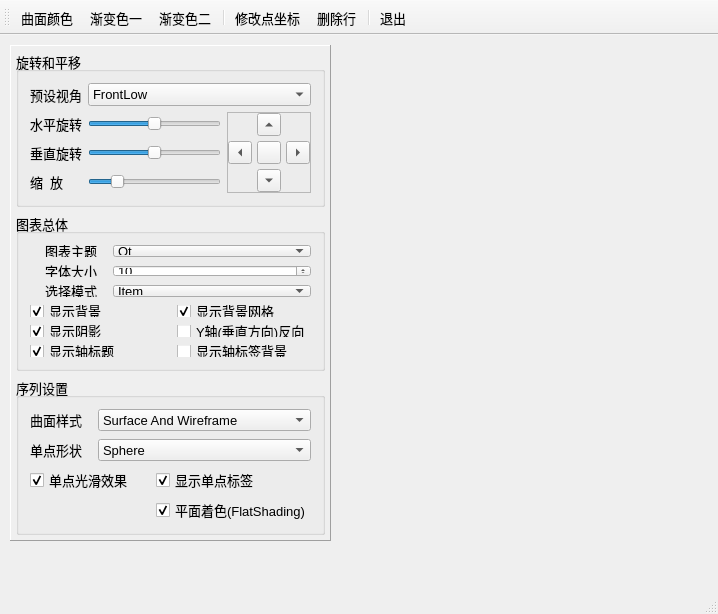
<?xml version="1.0" encoding="UTF-8"?>
<ui version="4.0">
 <class>MainWindow</class>
 <widget class="QMainWindow" name="MainWindow">
  <property name="geometry">
   <rect>
    <x>0</x>
    <y>0</y>
    <width>718</width>
    <height>614</height>
   </rect>
  </property>
  <property name="font">
   <font>
    <pointsize>10</pointsize>
   </font>
  </property>
  <property name="windowTitle">
   <string>Q3DSurface绘图</string>
  </property>
  <widget class="QWidget" name="centralWidget">
   <widget class="QFrame" name="frameSetup">
    <property name="geometry">
     <rect>
      <x>10</x>
      <y>10</y>
      <width>321</width>
      <height>496</height>
     </rect>
    </property>
    <property name="frameShape">
     <enum>QFrame::Panel</enum>
    </property>
    <property name="frameShadow">
     <enum>QFrame::Raised</enum>
    </property>
    <layout class="QVBoxLayout" name="verticalLayout">
     <property name="leftMargin">
      <number>5</number>
     </property>
     <property name="topMargin">
      <number>5</number>
     </property>
     <property name="rightMargin">
      <number>5</number>
     </property>
     <property name="bottomMargin">
      <number>5</number>
     </property>
     <item>
      <widget class="QGroupBox" name="groupBox_2">
       <property name="title">
        <string>旋转和平移</string>
       </property>
       <layout class="QGridLayout" name="gridLayout">
        <item row="0" column="0">
         <widget class="QLabel" name="label_6">
          <property name="text">
           <string>预设视角</string>
          </property>
          <property name="buddy">
           <cstring>comboCamera</cstring>
          </property>
         </widget>
        </item>
        <item row="0" column="1" colspan="2">
         <widget class="QComboBox" name="comboCamera">
          <property name="currentIndex">
           <number>0</number>
          </property>
          <item>
           <property name="text">
            <string>FrontLow</string>
           </property>
          </item>
          <item>
           <property name="text">
            <string>Front</string>
           </property>
          </item>
          <item>
           <property name="text">
            <string>FrontHigh</string>
           </property>
          </item>
          <item>
           <property name="text">
            <string>LeftLow</string>
           </property>
          </item>
          <item>
           <property name="text">
            <string>Left</string>
           </property>
          </item>
          <item>
           <property name="text">
            <string>LeftHigh</string>
           </property>
          </item>
          <item>
           <property name="text">
            <string>RightLow</string>
           </property>
          </item>
          <item>
           <property name="text">
            <string>Right</string>
           </property>
          </item>
          <item>
           <property name="text">
            <string>RightHigh</string>
           </property>
          </item>
          <item>
           <property name="text">
            <string>BehindLow</string>
           </property>
          </item>
          <item>
           <property name="text">
            <string>Behind</string>
           </property>
          </item>
          <item>
           <property name="text">
            <string>BehindHigh</string>
           </property>
          </item>
          <item>
           <property name="text">
            <string>IsometricLeft</string>
           </property>
          </item>
          <item>
           <property name="text">
            <string>IsometricLeftHigh</string>
           </property>
          </item>
          <item>
           <property name="text">
            <string>IsometricRight</string>
           </property>
          </item>
          <item>
           <property name="text">
            <string>IsometricRightHigh</string>
           </property>
          </item>
          <item>
           <property name="text">
            <string>DirectlyAbove</string>
           </property>
          </item>
          <item>
           <property name="text">
            <string>DirectlyAboveCW45</string>
           </property>
          </item>
          <item>
           <property name="text">
            <string>DirectlyAboveCCW45</string>
           </property>
          </item>
          <item>
           <property name="text">
            <string>FrontBelow</string>
           </property>
          </item>
          <item>
           <property name="text">
            <string>LeftBelow</string>
           </property>
          </item>
          <item>
           <property name="text">
            <string>RightBelow</string>
           </property>
          </item>
          <item>
           <property name="text">
            <string>BehindBelow</string>
           </property>
          </item>
          <item>
           <property name="text">
            <string>DirectlyBelow</string>
           </property>
          </item>
         </widget>
        </item>
        <item row="1" column="0">
         <widget class="QLabel" name="label_7">
          <property name="text">
           <string>水平旋转</string>
          </property>
          <property name="buddy">
           <cstring>sliderH</cstring>
          </property>
         </widget>
        </item>
        <item row="1" column="1">
         <widget class="QSlider" name="sliderH">
          <property name="minimum">
           <number>-180</number>
          </property>
          <property name="maximum">
           <number>180</number>
          </property>
          <property name="orientation">
           <enum>Qt::Horizontal</enum>
          </property>
         </widget>
        </item>
        <item row="1" column="2" rowspan="3">
         <widget class="QFrame" name="frame">
          <property name="frameShape">
           <enum>QFrame::StyledPanel</enum>
          </property>
          <property name="frameShadow">
           <enum>QFrame::Raised</enum>
          </property>
          <layout class="QGridLayout" name="gridLayout_4">
           <property name="leftMargin">
            <number>0</number>
           </property>
           <property name="topMargin">
            <number>0</number>
           </property>
           <property name="rightMargin">
            <number>0</number>
           </property>
           <property name="bottomMargin">
            <number>0</number>
           </property>
           <property name="spacing">
            <number>5</number>
           </property>
           <item row="0" column="1">
            <widget class="QToolButton" name="btnMoveUp">
             <property name="text">
              <string/>
             </property>
             <property name="arrowType">
              <enum>Qt::UpArrow</enum>
             </property>
            </widget>
           </item>
           <item row="1" column="0">
            <widget class="QToolButton" name="btnMoveLeft">
             <property name="text">
              <string/>
             </property>
             <property name="arrowType">
              <enum>Qt::LeftArrow</enum>
             </property>
            </widget>
           </item>
           <item row="1" column="2">
            <widget class="QToolButton" name="btnMoveRight">
             <property name="text">
              <string/>
             </property>
             <property name="arrowType">
              <enum>Qt::RightArrow</enum>
             </property>
            </widget>
           </item>
           <item row="2" column="1">
            <widget class="QToolButton" name="btnMoveDown">
             <property name="text">
              <string/>
             </property>
             <property name="arrowType">
              <enum>Qt::DownArrow</enum>
             </property>
            </widget>
           </item>
           <item row="1" column="1">
            <widget class="QToolButton" name="btnResetCamera">
             <property name="toolTip">
              <string>复位到FrontHigh视角</string>
             </property>
             <property name="text">
              <string/>
             </property>
             <property name="icon">
              <iconset resource="res.qrc">
               <normaloff>:/icons/images/326.bmp</normaloff>:/icons/images/326.bmp</iconset>
             </property>
            </widget>
           </item>
          </layout>
         </widget>
        </item>
        <item row="2" column="0">
         <widget class="QLabel" name="label_8">
          <property name="text">
           <string>垂直旋转</string>
          </property>
          <property name="buddy">
           <cstring>sliderV</cstring>
          </property>
         </widget>
        </item>
        <item row="2" column="1">
         <widget class="QSlider" name="sliderV">
          <property name="minimum">
           <number>-180</number>
          </property>
          <property name="maximum">
           <number>180</number>
          </property>
          <property name="orientation">
           <enum>Qt::Horizontal</enum>
          </property>
         </widget>
        </item>
        <item row="3" column="0">
         <widget class="QLabel" name="label_12">
          <property name="text">
           <string>缩  放</string>
          </property>
         </widget>
        </item>
        <item row="3" column="1">
         <widget class="QSlider" name="sliderZoom">
          <property name="minimum">
           <number>10</number>
          </property>
          <property name="maximum">
           <number>500</number>
          </property>
          <property name="value">
           <number>100</number>
          </property>
          <property name="orientation">
           <enum>Qt::Horizontal</enum>
          </property>
         </widget>
        </item>
       </layout>
      </widget>
     </item>
     <item>
      <widget class="QGroupBox" name="groupBox_3">
       <property name="title">
        <string>图表总体</string>
       </property>
       <layout class="QGridLayout" name="gridLayout_3">
        <property name="verticalSpacing">
         <number>8</number>
        </property>
        <item row="0" column="0">
         <widget class="QLabel" name="label">
          <property name="text">
           <string>图表主题</string>
          </property>
          <property name="alignment">
           <set>Qt::AlignRight|Qt::AlignTrailing|Qt::AlignVCenter</set>
          </property>
          <property name="indent">
           <number>10</number>
          </property>
          <property name="buddy">
           <cstring>cBoxTheme</cstring>
          </property>
         </widget>
        </item>
        <item row="0" column="1" colspan="2">
         <widget class="QComboBox" name="cBoxTheme">
          <item>
           <property name="text">
            <string>Qt</string>
           </property>
          </item>
          <item>
           <property name="text">
            <string>Primary Colors</string>
           </property>
          </item>
          <item>
           <property name="text">
            <string>Digia</string>
           </property>
          </item>
          <item>
           <property name="text">
            <string>StoneMoss</string>
           </property>
          </item>
          <item>
           <property name="text">
            <string>ArmyBlue</string>
           </property>
          </item>
          <item>
           <property name="text">
            <string>Retro</string>
           </property>
          </item>
          <item>
           <property name="text">
            <string>Ebony</string>
           </property>
          </item>
          <item>
           <property name="text">
            <string>Isabelle</string>
           </property>
          </item>
         </widget>
        </item>
        <item row="1" column="0">
         <widget class="QLabel" name="label_4">
          <property name="text">
           <string>字体大小</string>
          </property>
          <property name="alignment">
           <set>Qt::AlignRight|Qt::AlignTrailing|Qt::AlignVCenter</set>
          </property>
          <property name="indent">
           <number>10</number>
          </property>
          <property name="buddy">
           <cstring>spinFontSize</cstring>
          </property>
         </widget>
        </item>
        <item row="1" column="1" colspan="2">
         <widget class="QSpinBox" name="spinFontSize">
          <property name="minimum">
           <number>5</number>
          </property>
          <property name="value">
           <number>10</number>
          </property>
         </widget>
        </item>
        <item row="3" column="0">
         <widget class="QCheckBox" name="chkBoxBackground">
          <property name="text">
           <string>显示背景</string>
          </property>
          <property name="checked">
           <bool>true</bool>
          </property>
         </widget>
        </item>
        <item row="3" column="2">
         <widget class="QCheckBox" name="chkBoxGrid">
          <property name="text">
           <string>显示背景网格</string>
          </property>
          <property name="checked">
           <bool>true</bool>
          </property>
         </widget>
        </item>
        <item row="4" column="0">
         <widget class="QCheckBox" name="chkBoxShadow">
          <property name="text">
           <string>显示阴影</string>
          </property>
          <property name="checked">
           <bool>true</bool>
          </property>
         </widget>
        </item>
        <item row="5" column="0" colspan="2">
         <widget class="QCheckBox" name="chkBoxAxisTitle">
          <property name="text">
           <string>显示轴标题</string>
          </property>
          <property name="checked">
           <bool>true</bool>
          </property>
         </widget>
        </item>
        <item row="4" column="2">
         <widget class="QCheckBox" name="chkBoxReverse">
          <property name="text">
           <string>Y轴(垂直方向)反向</string>
          </property>
         </widget>
        </item>
        <item row="5" column="2">
         <widget class="QCheckBox" name="chkBoxAxisBackground">
          <property name="text">
           <string>显示轴标签背景</string>
          </property>
         </widget>
        </item>
        <item row="2" column="0">
         <widget class="QLabel" name="label_3">
          <property name="text">
           <string>选择模式</string>
          </property>
          <property name="alignment">
           <set>Qt::AlignRight|Qt::AlignTrailing|Qt::AlignVCenter</set>
          </property>
          <property name="indent">
           <number>10</number>
          </property>
         </widget>
        </item>
        <item row="2" column="1" colspan="2">
         <widget class="QComboBox" name="cBoxSelectionMode">
          <property name="currentIndex">
           <number>1</number>
          </property>
          <item>
           <property name="text">
            <string>None</string>
           </property>
          </item>
          <item>
           <property name="text">
            <string>Item</string>
           </property>
          </item>
          <item>
           <property name="text">
            <string>Row</string>
           </property>
          </item>
          <item>
           <property name="text">
            <string>Item And Row</string>
           </property>
          </item>
          <item>
           <property name="text">
            <string>Column</string>
           </property>
          </item>
          <item>
           <property name="text">
            <string>Item And Column</string>
           </property>
          </item>
          <item>
           <property name="text">
            <string>Row And Column</string>
           </property>
          </item>
          <item>
           <property name="text">
            <string>Item Row And Column</string>
           </property>
          </item>
          <item>
           <property name="text">
            <string>Row Slice</string>
           </property>
          </item>
          <item>
           <property name="text">
            <string>Column Slice</string>
           </property>
          </item>
         </widget>
        </item>
       </layout>
      </widget>
     </item>
     <item>
      <widget class="QGroupBox" name="groupBox_4">
       <property name="title">
        <string>序列设置</string>
       </property>
       <layout class="QGridLayout" name="gridLayout_2">
        <property name="verticalSpacing">
         <number>8</number>
        </property>
        <item row="0" column="0">
         <widget class="QLabel" name="label_5">
          <property name="text">
           <string>曲面样式</string>
          </property>
          <property name="alignment">
           <set>Qt::AlignRight|Qt::AlignTrailing|Qt::AlignVCenter</set>
          </property>
          <property name="indent">
           <number>10</number>
          </property>
         </widget>
        </item>
        <item row="0" column="1" colspan="2">
         <widget class="QComboBox" name="comboDrawMode">
          <property name="currentIndex">
           <number>2</number>
          </property>
          <item>
           <property name="text">
            <string>Wireframe</string>
           </property>
          </item>
          <item>
           <property name="text">
            <string>Surface</string>
           </property>
          </item>
          <item>
           <property name="text">
            <string>Surface And Wireframe</string>
           </property>
          </item>
         </widget>
        </item>
        <item row="1" column="0">
         <widget class="QLabel" name="label_2">
          <property name="text">
           <string>单点形状</string>
          </property>
          <property name="alignment">
           <set>Qt::AlignRight|Qt::AlignTrailing|Qt::AlignVCenter</set>
          </property>
          <property name="indent">
           <number>10</number>
          </property>
          <property name="buddy">
           <cstring>cBoxBarStyle</cstring>
          </property>
         </widget>
        </item>
        <item row="1" column="1" colspan="2">
         <widget class="QComboBox" name="cBoxBarStyle">
          <property name="currentIndex">
           <number>7</number>
          </property>
          <item>
           <property name="text">
            <string>Bar</string>
           </property>
          </item>
          <item>
           <property name="text">
            <string>Cube</string>
           </property>
          </item>
          <item>
           <property name="text">
            <string>Pyramid</string>
           </property>
          </item>
          <item>
           <property name="text">
            <string>Cone</string>
           </property>
          </item>
          <item>
           <property name="text">
            <string>Cylinder</string>
           </property>
          </item>
          <item>
           <property name="text">
            <string>BevelBar</string>
           </property>
          </item>
          <item>
           <property name="text">
            <string>BevelCube</string>
           </property>
          </item>
          <item>
           <property name="text">
            <string>Sphere</string>
           </property>
          </item>
          <item>
           <property name="text">
            <string>Minimal</string>
           </property>
          </item>
          <item>
           <property name="text">
            <string>Arrow</string>
           </property>
          </item>
          <item>
           <property name="text">
            <string>Point</string>
           </property>
          </item>
         </widget>
        </item>
        <item row="3" column="0" colspan="2">
         <widget class="QCheckBox" name="chkBoxSmooth">
          <property name="text">
           <string>单点光滑效果</string>
          </property>
          <property name="checked">
           <bool>true</bool>
          </property>
         </widget>
        </item>
        <item row="3" column="2">
         <widget class="QCheckBox" name="chkBoxItemLabel">
          <property name="text">
           <string>显示单点标签</string>
          </property>
          <property name="checked">
           <bool>true</bool>
          </property>
         </widget>
        </item>
        <item row="4" column="2">
         <widget class="QCheckBox" name="chkBoxFlatShading">
          <property name="text">
           <string>平面着色(FlatShading)</string>
          </property>
          <property name="checked">
           <bool>true</bool>
          </property>
         </widget>
        </item>
       </layout>
      </widget>
     </item>
     <item>
      <spacer name="verticalSpacer">
       <property name="orientation">
        <enum>Qt::Vertical</enum>
       </property>
       <property name="sizeHint" stdset="0">
        <size>
         <width>20</width>
         <height>22</height>
        </size>
       </property>
      </spacer>
     </item>
    </layout>
   </widget>
  </widget>
  <widget class="QStatusBar" name="statusBar"/>
  <widget class="QToolBar" name="toolBar">
   <property name="windowTitle">
    <string>toolBar</string>
   </property>
   <property name="iconSize">
    <size>
     <width>16</width>
     <height>16</height>
    </size>
   </property>
   <property name="toolButtonStyle">
    <enum>Qt::ToolButtonTextBesideIcon</enum>
   </property>
   <attribute name="toolBarArea">
    <enum>TopToolBarArea</enum>
   </attribute>
   <attribute name="toolBarBreak">
    <bool>false</bool>
   </attribute>
   <addaction name="actSurf_Color"/>
   <addaction name="actSurf_GradColor1"/>
   <addaction name="actSurf_GradColor2"/>
   <addaction name="separator"/>
   <addaction name="actPoint_Modify"/>
   <addaction name="actPoint_DeleteRow"/>
   <addaction name="separator"/>
   <addaction name="actClose"/>
  </widget>
  <action name="actSurf_Color">
   <property name="icon">
    <iconset resource="res.qrc">
     <normaloff>:/icons/images/211.JPG</normaloff>:/icons/images/211.JPG</iconset>
   </property>
   <property name="text">
    <string>曲面颜色</string>
   </property>
   <property name="toolTip">
    <string>设置曲面颜色</string>
   </property>
  </action>
  <action name="actSurf_GradColor1">
   <property name="icon">
    <iconset resource="res.qrc">
     <normaloff>:/icons/images/720.bmp</normaloff>:/icons/images/720.bmp</iconset>
   </property>
   <property name="text">
    <string>渐变色一</string>
   </property>
   <property name="toolTip">
    <string>使用渐变色一</string>
   </property>
  </action>
  <action name="actSurf_GradColor2">
   <property name="icon">
    <iconset resource="res.qrc">
     <normaloff>:/icons/images/726.bmp</normaloff>:/icons/images/726.bmp</iconset>
   </property>
   <property name="text">
    <string>渐变色二</string>
   </property>
   <property name="toolTip">
    <string>使用渐变色二</string>
   </property>
  </action>
  <action name="actClose">
   <property name="icon">
    <iconset resource="res.qrc">
     <normaloff>:/icons/images/132.bmp</normaloff>:/icons/images/132.bmp</iconset>
   </property>
   <property name="text">
    <string>退出</string>
   </property>
   <property name="toolTip">
    <string>退出</string>
   </property>
  </action>
  <action name="actPoint_Modify">
   <property name="icon">
    <iconset resource="res.qrc">
     <normaloff>:/icons/images/810.bmp</normaloff>:/icons/images/810.bmp</iconset>
   </property>
   <property name="text">
    <string>修改点坐标</string>
   </property>
   <property name="toolTip">
    <string>修改点坐标(F2)</string>
   </property>
   <property name="shortcut">
    <string>F2</string>
   </property>
  </action>
  <action name="actPoint_DeleteRow">
   <property name="icon">
    <iconset resource="res.qrc">
     <normaloff>:/icons/images/318.bmp</normaloff>:/icons/images/318.bmp</iconset>
   </property>
   <property name="text">
    <string>删除行</string>
   </property>
   <property name="toolTip">
    <string>删除一行的点(Del)</string>
   </property>
   <property name="shortcut">
    <string>Del</string>
   </property>
  </action>
 </widget>
 <layoutdefault spacing="6" margin="11"/>
 <resources>
  <include location="res.qrc"/>
 </resources>
 <connections>
  <connection>
   <sender>actClose</sender>
   <signal>triggered()</signal>
   <receiver>MainWindow</receiver>
   <slot>close()</slot>
   <hints>
    <hint type="sourcelabel">
     <x>-1</x>
     <y>-1</y>
    </hint>
    <hint type="destinationlabel">
     <x>432</x>
     <y>278</y>
    </hint>
   </hints>
  </connection>
 </connections>
</ui>
